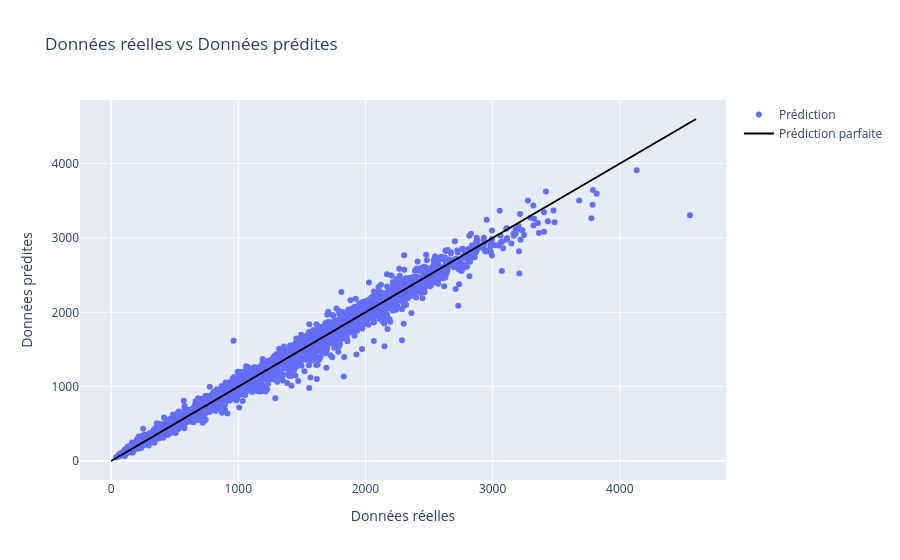

The notebook cell saved with this chart:
### Markdown cell above
### 3. Visualisation Interactive (Plotly)

**À COMPLÉTER PAR L'ÉTUDIANT :**
Générez un graphique interactif (par exemple en utilisant Plotly ou des éléments OJS dans le document final) pour permettre aux décideurs d'interagir dynamiquement avec vos données.

### Code cell
fig = go.Figure()

fig.add_trace(go.Scatter(x=y_test, y=y_pred,
                         mode='markers', name="Prédiction"))
fig.add_trace(go.Scatter(x=[0,4600], y=[0,4600],
                         mode='lines', name='Prédiction parfaite',
                         marker_color="Black"))
fig.update_layout(title=dict(text="Données réelles vs Données prédites"),
                  xaxis=dict(title=dict(text="Données réelles")),
                  yaxis=dict(title=dict(text="Données prédites")))

fig.show()

### Figure 1 — Plotly figure (JSON) as saved in the notebook; plotly's stock layout.template omitted (floating-point values rounded to 4 significant figures; data arrays with more than 128 entries replaced by an {"elided": "..."} marker saying what was removed)
{"data": [{"mode": "markers", "name": "Prédiction", "type": "scatter", "x": {"elided": "20400 float values"}, "y": {"elided": "20400 float values"}}, {"marker": {"color": "Black"}, "mode": "lines", "name": "Prédiction parfaite", "type": "scatter", "x": [0, 4600], "y": [0, 4600]}], "layout": {"title": {"text": "Données réelles vs Données prédites"}, "xaxis": {"title": {"text": "Données réelles"}}, "yaxis": {"title": {"text": "Données prédites"}}}}
